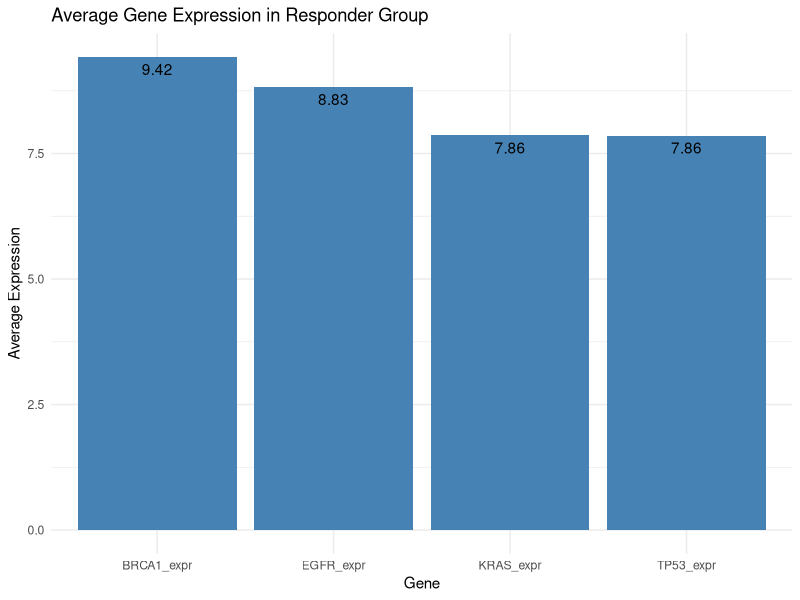
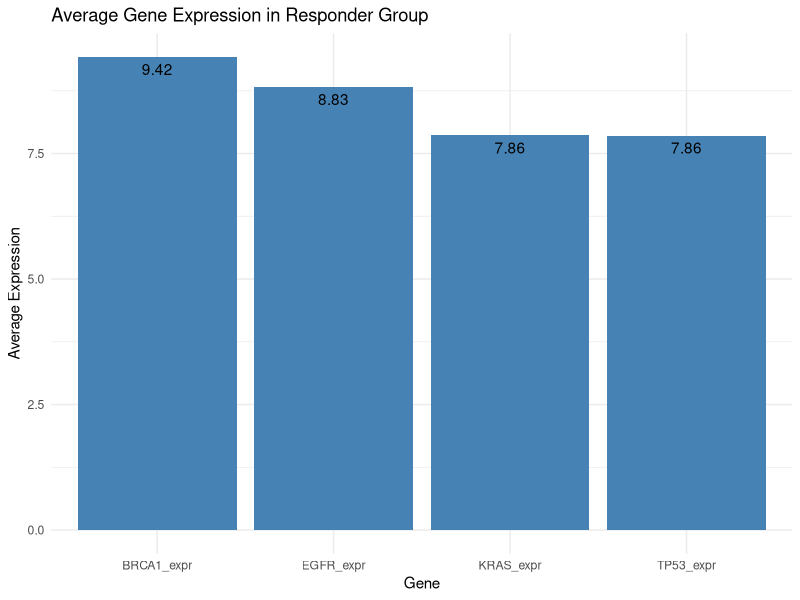

Here is the R script that generated these plots, in order:
library(tidyverse)
library(ggrepel)

# Read the data
data <- read.csv("bio_complex_data.csv")

# Filter for 'Responder' group and calculate average expression for each gene
avg_expr <- data %>%
  filter(drug_response == "Responder") %>%
  select(TP53_expr, EGFR_expr, KRAS_expr, BRCA1_expr) %>%
  summarise(across(everything(), mean, na.rm = TRUE)) %>%
  pivot_longer(everything(), names_to = "gene", values_to = "avg_expression")

# Create the bar chart
final_plot <- ggplot(avg_expr, aes(x = gene, y = avg_expression)) +
  geom_col(fill = "steelblue") +
  geom_text_repel(aes(label = round(avg_expression, 2)), vjust = -0.5) +
  labs(
    title = "Average Gene Expression in Responder Group",
    x = "Gene",
    y = "Average Expression"
  ) +
  theme_minimal()

# Save the plot in PNG and PDF formats
ggsave("__OUTPUT_PNG_FILE__", plot = final_plot, width = 8, height = 6, dpi = 300)
ggsave("__OUTPUT_PDF_FILE__", plot = final_plot, width = 8, height = 6)